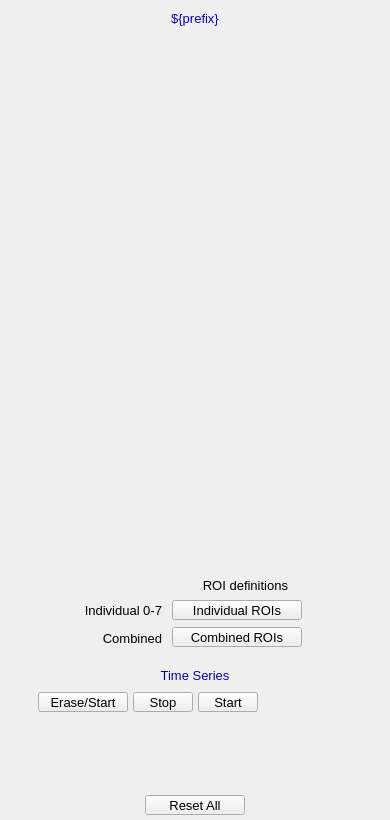
<?xml version="1.0" ?>
<ui version="4.0">
  <class>Dialog</class>
  <widget class="QWidget" name="screen">
    <property name="geometry">
      <rect>
        <x>989</x>
        <y>92</y>
        <width>390</width>
        <height>820</height>
      </rect>
    </property>
    <property name="styleSheet">
      <string notr="true">QWidget#screen {
  color: rgb(0, 0, 0);
  background-color: rgb(187, 187, 187);
  }</string>
    </property>
    <property name="windowTitle">
      <string>NDROIStat</string>
    </property>
    <widget class="PyDMDrawingRectangle" name="rectangle">
      <property name="geometry">
        <rect>
          <x>0</x>
          <y>5</y>
          <width>390</width>
          <height>25</height>
        </rect>
      </property>
      <property name="brush" stdset="0">
        <brush brushstyle="SolidPattern">
          <color alpha="255">
            <red>218</red>
            <green>218</green>
            <blue>218</blue>
          </color>
        </brush>
      </property>
      <property name="penStyle" stdset="0">
        <enum>Qt::SolidLine</enum>
      </property>
      <property name="penColor" stdset="0">
        <color>
          <red>218</red>
          <green>218</green>
          <blue>218</blue>
        </color>
      </property>
      <property name="penWidth" stdset="0">
        <double>0</double>
      </property>
      <property name="penCapStyle" stdset="0">
        <enum>Qt::FlatCap</enum>
      </property>
      <property name="toolTip">
        <string>rectangle</string>
      </property>
    </widget>
    <widget class="QLabel" name="text">
      <property name="geometry">
        <rect>
          <x>87</x>
          <y>6</y>
          <width>216</width>
          <height>25</height>
        </rect>
      </property>
      <property name="text">
        <string>${prefix}</string>
      </property>
      <property name="font" stdset="0">
        <font>
          <pointsize>10</pointsize>
        </font>
      </property>
      <property name="brush" stdset="0">
        <brush brushstyle="SolidPattern">
          <color alpha="255">
            <red>10</red>
            <green>0</green>
            <blue>184</blue>
          </color>
        </brush>
      </property>
      <property name="toolTip">
        <string>text</string>
      </property>
      <property name="alignment">
        <set>Qt::AlignCenter</set>
      </property>
      <property name="styleSheet">
        <string notr="true">QLabel#text {
  color: rgb(10, 0, 184);
  }</string>
      </property>
    </widget>
    <widget class="PyDMEmbeddedDisplay" name="composite">
      <property name="geometry">
        <rect>
          <x>5</x>
          <y>35</y>
          <width>380</width>
          <height>530</height>
        </rect>
      </property>
      <property name="toolTip">
        <string>composite</string>
      </property>
      <property name="filename" stdset="0">
        <string>PluginBase_V24.ui</string>
      </property>
    </widget>
    <widget class="PyDMPushButton" name="message_button">
      <property name="geometry">
        <rect>
          <x>145</x>
          <y>795</y>
          <width>100</width>
          <height>20</height>
        </rect>
      </property>
      <property name="text">
        <string>Reset All</string>
      </property>
      <property name="font" stdset="0">
        <font>
          <pointsize>10</pointsize>
        </font>
      </property>
      <property name="toolTip">
        <string>${prefix}ResetAll</string>
      </property>
      <property name="channel" stdset="0">
        <string>ca://${prefix}ResetAll</string>
      </property>
      <property name="pressValue" stdset="0">
        <string>1</string>
      </property>
      <property name="styleSheet">
        <string notr="true">PyDMPushButton#message_button {
  color: rgb(0, 0, 0);
  background-color: rgb(115, 223, 255);
  }</string>
      </property>
    </widget>
    <widget class="PyDMDrawingRectangle" name="rectangle_1">
      <property name="geometry">
        <rect>
          <x>5</x>
          <y>570</y>
          <width>380</width>
          <height>85</height>
        </rect>
      </property>
      <property name="brush" stdset="0">
        <brush brushstyle="NoBrush">
          <color alpha="255">
            <red>0</red>
            <green>0</green>
            <blue>0</blue>
          </color>
        </brush>
      </property>
      <property name="penStyle" stdset="0">
        <enum>Qt::SolidLine</enum>
      </property>
      <property name="penColor" stdset="0">
        <color>
          <red>0</red>
          <green>0</green>
          <blue>0</blue>
        </color>
      </property>
      <property name="penWidth" stdset="0">
        <double>1</double>
      </property>
      <property name="penCapStyle" stdset="0">
        <enum>Qt::FlatCap</enum>
      </property>
      <property name="toolTip">
        <string>rectangle_1</string>
      </property>
    </widget>
    <widget class="PyDMRelatedDisplayButton" name="related_display">
      <property name="geometry">
        <rect>
          <x>172</x>
          <y>600</y>
          <width>130</width>
          <height>20</height>
        </rect>
      </property>
      <property name="toolTip">
        <string>Individual ROIs</string>
      </property>
      <property name="text">
        <string>Individual ROIs</string>
      </property>
      <property name="showIcon" stdset="0">
        <bool>true</bool>
      </property>
      <property name="font" stdset="0">
        <font>
          <pointsize>10</pointsize>
        </font>
      </property>
      <property name="styleSheet">
        <string notr="true">PyDMRelatedDisplayButton#related_display {
  color: rgb(0, 0, 0);
  background-color: rgb(115, 223, 255);
  }</string>
      </property>
      <property name="titles" stdset="0">
        <stringlist>
          <string>ROI 0</string>
          <string>ROI 1</string>
          <string>ROI 2</string>
          <string>ROI 3</string>
          <string>ROI 4</string>
          <string>ROI 5</string>
          <string>ROI 6</string>
          <string>ROI 7</string>
        </stringlist>
      </property>
      <property name="filenames" stdset="0">
        <stringlist>
          <string>ROIStatN_V24.ui</string>
          <string>ROIStatN_V24.ui</string>
          <string>ROIStatN_V24.ui</string>
          <string>ROIStatN_V24.ui</string>
          <string>ROIStatN_V24.ui</string>
          <string>ROIStatN_V24.ui</string>
          <string>ROIStatN_V24.ui</string>
          <string>ROIStatN_V24.ui</string>
        </stringlist>
      </property>
      <property name="macros" stdset="0">
        <stringlist>
          <string>P=${P}, R=${R},ROI=1:</string>
          <string>P=${P}, R=${R},ROI=2:</string>
          <string>P=${P}, R=${R},ROI=3:</string>
          <string>P=${P}, R=${R},ROI=4:</string>
          <string>P=${P}, R=${R},ROI=5:</string>
          <string>P=${P}, R=${R},ROI=6:</string>
          <string>P=${P}, R=${R},ROI=7:</string>
          <string>P=${P}, R=${R},ROI=8:</string>
        </stringlist>
      </property>
      <property name="openInNewWindow" stdset="0">
        <bool>true</bool>
      </property>
    </widget>
    <widget class="QLabel" name="text_1">
      <property name="geometry">
        <rect>
          <x>22</x>
          <y>600</y>
          <width>140</width>
          <height>20</height>
        </rect>
      </property>
      <property name="text">
        <string>Individual 0-7</string>
      </property>
      <property name="font" stdset="0">
        <font>
          <pointsize>10</pointsize>
        </font>
      </property>
      <property name="brush" stdset="0">
        <brush brushstyle="SolidPattern">
          <color alpha="255">
            <red>0</red>
            <green>0</green>
            <blue>0</blue>
          </color>
        </brush>
      </property>
      <property name="toolTip">
        <string>text_1</string>
      </property>
      <property name="alignment">
        <set>Qt::AlignRight|Qt::AlignTrailing|Qt::AlignVCenter</set>
      </property>
      <property name="styleSheet">
        <string notr="true">QLabel#text_1 {
  color: rgb(0, 0, 0);
  }</string>
      </property>
    </widget>
    <widget class="PyDMRelatedDisplayButton" name="related_display_1">
      <property name="geometry">
        <rect>
          <x>172</x>
          <y>627</y>
          <width>130</width>
          <height>20</height>
        </rect>
      </property>
      <property name="toolTip">
        <string>Combined ROIs</string>
      </property>
      <property name="text">
        <string>Combined ROIs</string>
      </property>
      <property name="showIcon" stdset="0">
        <bool>true</bool>
      </property>
      <property name="font" stdset="0">
        <font>
          <pointsize>10</pointsize>
        </font>
      </property>
      <property name="styleSheet">
        <string notr="true">PyDMRelatedDisplayButton#related_display_1 {
  color: rgb(0, 0, 0);
  background-color: rgb(115, 223, 255);
  }</string>
      </property>
      <property name="titles" stdset="0">
        <stringlist>
          <string>ROIS 1-8</string>
          <string>ROIS 9-16</string>
          <string>ROIS 17-24</string>
          <string>ROIS 25-32</string>
        </stringlist>
      </property>
      <property name="filenames" stdset="0">
        <stringlist>
          <string>ROIStat8_V24.ui</string>
          <string>ROIStat8_V24.ui</string>
          <string>ROIStat8_V24.ui</string>
          <string>ROIStat8_V24.ui</string>
        </stringlist>
      </property>
      <property name="macros" stdset="0">
        <stringlist>
          <string>P=${P},R=${R},ROI1=1:,ROI2=2:,ROI3=3:,ROI4=4:,ROI5=5:,ROI6=6:,ROI7=7:,ROI8=8:</string>
          <string>P=${P},R=${R},ROI1=9:,ROI2=10:,ROI3=11:,ROI4=12:,ROI5=13:,ROI6=14:,ROI7=15:,ROI8=16:,</string>
          <string>P=${P},R=${R},ROI1=17:,ROI2=18:,ROI3=19:,ROI4=20:,ROI5=21:,ROI6=22:,ROI7=23:,ROI8=24:,</string>
          <string>P=${P},R=${R},ROI1=25:,ROI2=26:,ROI3=27:,ROI4=28:,ROI5=29:,ROI6=30:,ROI7=31:,ROI8=32:,</string>
        </stringlist>
      </property>
      <property name="openInNewWindow" stdset="0">
        <bool>true</bool>
      </property>
    </widget>
    <widget class="QLabel" name="text_2">
      <property name="geometry">
        <rect>
          <x>138</x>
          <y>575</y>
          <width>150</width>
          <height>20</height>
        </rect>
      </property>
      <property name="text">
        <string>ROI definitions</string>
      </property>
      <property name="font" stdset="0">
        <font>
          <pointsize>10</pointsize>
        </font>
      </property>
      <property name="brush" stdset="0">
        <brush brushstyle="SolidPattern">
          <color alpha="255">
            <red>0</red>
            <green>0</green>
            <blue>0</blue>
          </color>
        </brush>
      </property>
      <property name="toolTip">
        <string>text_2</string>
      </property>
      <property name="alignment">
        <set>Qt::AlignRight|Qt::AlignTrailing|Qt::AlignVCenter</set>
      </property>
      <property name="styleSheet">
        <string notr="true">QLabel#text_2 {
  color: rgb(0, 0, 0);
  }</string>
      </property>
    </widget>
    <widget class="QLabel" name="text_3">
      <property name="geometry">
        <rect>
          <x>82</x>
          <y>628</y>
          <width>80</width>
          <height>20</height>
        </rect>
      </property>
      <property name="text">
        <string>Combined</string>
      </property>
      <property name="font" stdset="0">
        <font>
          <pointsize>10</pointsize>
        </font>
      </property>
      <property name="brush" stdset="0">
        <brush brushstyle="SolidPattern">
          <color alpha="255">
            <red>0</red>
            <green>0</green>
            <blue>0</blue>
          </color>
        </brush>
      </property>
      <property name="toolTip">
        <string>text_3</string>
      </property>
      <property name="alignment">
        <set>Qt::AlignRight|Qt::AlignTrailing|Qt::AlignVCenter</set>
      </property>
      <property name="styleSheet">
        <string notr="true">QLabel#text_3 {
  color: rgb(0, 0, 0);
  }</string>
      </property>
    </widget>
    <widget class="PyDMFrame" name="composite_1">
      <property name="geometry">
        <rect>
          <x>5</x>
          <y>660</y>
          <width>380</width>
          <height>130</height>
        </rect>
      </property>
      <widget class="PyDMDrawingRectangle" name="rectangle_2">
        <property name="geometry">
          <rect>
            <x>130</x>
            <y>5</y>
            <width>120</width>
            <height>21</height>
          </rect>
        </property>
        <property name="brush" stdset="0">
          <brush brushstyle="SolidPattern">
            <color alpha="255">
              <red>218</red>
              <green>218</green>
              <blue>218</blue>
            </color>
          </brush>
        </property>
        <property name="penStyle" stdset="0">
          <enum>Qt::SolidLine</enum>
        </property>
        <property name="penColor" stdset="0">
          <color>
            <red>218</red>
            <green>218</green>
            <blue>218</blue>
          </color>
        </property>
        <property name="penWidth" stdset="0">
          <double>0</double>
        </property>
        <property name="penCapStyle" stdset="0">
          <enum>Qt::FlatCap</enum>
        </property>
        <property name="toolTip">
          <string>rectangle_2</string>
        </property>
      </widget>
      <widget class="PyDMDrawingRectangle" name="rectangle_3">
        <property name="geometry">
          <rect>
            <x>0</x>
            <y>0</y>
            <width>380</width>
            <height>130</height>
          </rect>
        </property>
        <property name="brush" stdset="0">
          <brush brushstyle="NoBrush">
            <color alpha="255">
              <red>0</red>
              <green>0</green>
              <blue>0</blue>
            </color>
          </brush>
        </property>
        <property name="penStyle" stdset="0">
          <enum>Qt::SolidLine</enum>
        </property>
        <property name="penColor" stdset="0">
          <color>
            <red>0</red>
            <green>0</green>
            <blue>0</blue>
          </color>
        </property>
        <property name="penWidth" stdset="0">
          <double>1</double>
        </property>
        <property name="penCapStyle" stdset="0">
          <enum>Qt::FlatCap</enum>
        </property>
        <property name="toolTip">
          <string>rectangle_3</string>
        </property>
      </widget>
      <widget class="QLabel" name="text_4">
        <property name="geometry">
          <rect>
            <x>135</x>
            <y>5</y>
            <width>110</width>
            <height>20</height>
          </rect>
        </property>
        <property name="text">
          <string>Time Series</string>
        </property>
        <property name="font" stdset="0">
          <font>
            <pointsize>10</pointsize>
          </font>
        </property>
        <property name="brush" stdset="0">
          <brush brushstyle="SolidPattern">
            <color alpha="255">
              <red>10</red>
              <green>0</green>
              <blue>184</blue>
            </color>
          </brush>
        </property>
        <property name="toolTip">
          <string>text_4</string>
        </property>
        <property name="alignment">
          <set>Qt::AlignCenter</set>
        </property>
        <property name="styleSheet">
          <string notr="true">QLabel#text_4 {
  color: rgb(10, 0, 184);
  }</string>
        </property>
      </widget>
      <widget class="PyDMFrame" name="composite_2">
        <property name="geometry">
          <rect>
            <x>71</x>
            <y>82</y>
            <width>225</width>
            <height>20</height>
          </rect>
        </property>
        <widget class="QLabel" name="text_5">
          <property name="geometry">
            <rect>
              <x>5</x>
              <y>660</y>
              <width>130</width>
              <height>20</height>
            </rect>
          </property>
          <property name="text">
            <string>Current point</string>
          </property>
          <property name="font" stdset="0">
            <font>
              <pointsize>10</pointsize>
            </font>
          </property>
          <property name="brush" stdset="0">
            <brush brushstyle="SolidPattern">
              <color alpha="255">
                <red>0</red>
                <green>0</green>
                <blue>0</blue>
              </color>
            </brush>
          </property>
          <property name="toolTip">
            <string>text_5</string>
          </property>
          <property name="alignment">
            <set>Qt::AlignRight|Qt::AlignTrailing|Qt::AlignVCenter</set>
          </property>
          <property name="styleSheet">
            <string notr="true">QLabel#text_5 {
  color: rgb(0, 0, 0);
  }</string>
          </property>
        </widget>
        <widget class="PyDMLabel" name="text_update">
          <property name="geometry">
            <rect>
              <x>140</x>
              <y>661</y>
              <width>90</width>
              <height>18</height>
            </rect>
          </property>
          <property name="toolTip">
            <string>PV: ${prefix}TSCurrentPoint</string>
          </property>
          <property name="channel" stdset="0">
            <string>ca://${prefix}TSCurrentPoint</string>
          </property>
          <property name="font" stdset="0">
            <font>
              <pointsize>10</pointsize>
            </font>
          </property>
          <property name="alignment">
            <set>Qt::AlignLeading|Qt::AlignLeft|Qt::AlignVCenter</set>
          </property>
          <property name="textInteractionFlags">
            <set>Qt::TextSelectableByKeyboard|Qt::TextSelectableByMouse</set>
          </property>
          <property name="styleSheet">
            <string notr="true">PyDMLabel#text_update {
  color: rgb(10, 0, 184);
  background-color: rgb(187, 187, 187);
  }</string>
          </property>
        </widget>
      </widget>
      <widget class="PyDMFrame" name="composite_3">
        <property name="geometry">
          <rect>
            <x>111</x>
            <y>107</y>
            <width>240</width>
            <height>20</height>
          </rect>
        </property>
        <widget class="PyDMEnumComboBox" name="menu">
          <property name="geometry">
            <rect>
              <x>100</x>
              <y>661</y>
              <width>80</width>
              <height>18</height>
            </rect>
          </property>
          <property name="toolTip">
            <string>${prefix}TSRead.SCAN</string>
          </property>
          <property name="channel" stdset="0">
            <string>ca://${prefix}TSRead.SCAN</string>
          </property>
          <property name="font" stdset="0">
            <font>
              <pointsize>10</pointsize>
            </font>
          </property>
          <property name="styleSheet">
            <string notr="true">PyDMEnumComboBox#menu {
  color: rgb(0, 0, 0);
  background-color: rgb(115, 223, 255);
  }</string>
          </property>
        </widget>
        <widget class="PyDMPushButton" name="message_button_1">
          <property name="geometry">
            <rect>
              <x>185</x>
              <y>660</y>
              <width>60</width>
              <height>20</height>
            </rect>
          </property>
          <property name="text">
            <string>Read</string>
          </property>
          <property name="font" stdset="0">
            <font>
              <pointsize>10</pointsize>
            </font>
          </property>
          <property name="toolTip">
            <string>${prefix}TSControl</string>
          </property>
          <property name="channel" stdset="0">
            <string>ca://${prefix}TSControl</string>
          </property>
          <property name="pressValue" stdset="0">
            <string>3</string>
          </property>
          <property name="styleSheet">
            <string notr="true">PyDMPushButton#message_button_1 {
  color: rgb(0, 0, 0);
  background-color: rgb(115, 223, 255);
  }</string>
          </property>
        </widget>
        <widget class="QLabel" name="text_6">
          <property name="geometry">
            <rect>
              <x>5</x>
              <y>660</y>
              <width>90</width>
              <height>20</height>
            </rect>
          </property>
          <property name="text">
            <string>Read rate</string>
          </property>
          <property name="font" stdset="0">
            <font>
              <pointsize>10</pointsize>
            </font>
          </property>
          <property name="brush" stdset="0">
            <brush brushstyle="SolidPattern">
              <color alpha="255">
                <red>0</red>
                <green>0</green>
                <blue>0</blue>
              </color>
            </brush>
          </property>
          <property name="toolTip">
            <string>text_6</string>
          </property>
          <property name="alignment">
            <set>Qt::AlignLeading|Qt::AlignLeft|Qt::AlignVCenter</set>
          </property>
          <property name="styleSheet">
            <string notr="true">QLabel#text_6 {
  color: rgb(0, 0, 0);
  }</string>
          </property>
        </widget>
      </widget>
      <widget class="PyDMPushButton" name="message_button_2">
        <property name="geometry">
          <rect>
            <x>33</x>
            <y>32</y>
            <width>90</width>
            <height>20</height>
          </rect>
        </property>
        <property name="text">
          <string>Erase/Start</string>
        </property>
        <property name="font" stdset="0">
          <font>
            <pointsize>10</pointsize>
          </font>
        </property>
        <property name="toolTip">
          <string>${prefix}TSControl</string>
        </property>
        <property name="channel" stdset="0">
          <string>ca://${prefix}TSControl</string>
        </property>
        <property name="pressValue" stdset="0">
          <string>0</string>
        </property>
        <property name="styleSheet">
          <string notr="true">PyDMPushButton#message_button_2 {
  color: rgb(0, 0, 0);
  background-color: rgb(115, 223, 255);
  }</string>
        </property>
      </widget>
      <widget class="PyDMPushButton" name="message_button_3">
        <property name="geometry">
          <rect>
            <x>128</x>
            <y>32</y>
            <width>60</width>
            <height>20</height>
          </rect>
        </property>
        <property name="text">
          <string>Stop</string>
        </property>
        <property name="font" stdset="0">
          <font>
            <pointsize>10</pointsize>
          </font>
        </property>
        <property name="toolTip">
          <string>${prefix}TSControl</string>
        </property>
        <property name="channel" stdset="0">
          <string>ca://${prefix}TSControl</string>
        </property>
        <property name="pressValue" stdset="0">
          <string>2</string>
        </property>
        <property name="styleSheet">
          <string notr="true">PyDMPushButton#message_button_3 {
  color: rgb(0, 0, 0);
  background-color: rgb(115, 223, 255);
  }</string>
        </property>
      </widget>
      <widget class="PyDMPushButton" name="message_button_4">
        <property name="geometry">
          <rect>
            <x>193</x>
            <y>32</y>
            <width>60</width>
            <height>20</height>
          </rect>
        </property>
        <property name="text">
          <string>Start</string>
        </property>
        <property name="font" stdset="0">
          <font>
            <pointsize>10</pointsize>
          </font>
        </property>
        <property name="toolTip">
          <string>${prefix}TSControl</string>
        </property>
        <property name="channel" stdset="0">
          <string>ca://${prefix}TSControl</string>
        </property>
        <property name="pressValue" stdset="0">
          <string>1</string>
        </property>
        <property name="styleSheet">
          <string notr="true">PyDMPushButton#message_button_4 {
  color: rgb(0, 0, 0);
  background-color: rgb(115, 223, 255);
  }</string>
        </property>
      </widget>
      <widget class="PyDMLabel" name="text_update_1">
        <property name="geometry">
          <rect>
            <x>258</x>
            <y>33</y>
            <width>90</width>
            <height>18</height>
          </rect>
        </property>
        <property name="toolTip">
          <string>PV: ${prefix}TSAcquiring</string>
        </property>
        <property name="channel" stdset="0">
          <string>ca://${prefix}TSAcquiring</string>
        </property>
        <property name="font" stdset="0">
          <font>
            <pointsize>10</pointsize>
          </font>
        </property>
        <property name="alignment">
          <set>Qt::AlignLeading|Qt::AlignLeft|Qt::AlignVCenter</set>
        </property>
        <property name="textInteractionFlags">
          <set>Qt::TextSelectableByKeyboard|Qt::TextSelectableByMouse</set>
        </property>
        <property name="styleSheet">
          <string notr="true">PyDMLabel#text_update_1 {
  color: rgb(10, 0, 184);
  background-color: rgb(70, 70, 70);
  }</string>
        </property>
      </widget>
      <widget class="PyDMFrame" name="composite_4">
        <property name="geometry">
          <rect>
            <x>41</x>
            <y>57</y>
            <width>225</width>
            <height>20</height>
          </rect>
        </property>
        <widget class="PyDMLineEdit" name="text_entry">
          <property name="geometry">
            <rect>
              <x>170</x>
              <y>661</y>
              <width>60</width>
              <height>19</height>
            </rect>
          </property>
          <property name="channel" stdset="0">
            <string>ca://${prefix}TSNumPoints</string>
          </property>
          <property name="toolTip">
            <string>${prefix}TSNumPoints</string>
          </property>
          <property name="font" stdset="0">
            <font>
              <pointsize>10</pointsize>
            </font>
          </property>
          <property name="styleSheet">
            <string notr="true">PyDMLineEdit#text_entry {
  color: rgb(0, 0, 0);
  background-color: rgb(115, 223, 255);
  border: 1px solid black;
  margin: 0px;
  padding: 0px;
  spacing: 0px;
  }</string>
          </property>
        </widget>
        <widget class="QLabel" name="text_7">
          <property name="geometry">
            <rect>
              <x>5</x>
              <y>660</y>
              <width>160</width>
              <height>20</height>
            </rect>
          </property>
          <property name="text">
            <string>Number of points</string>
          </property>
          <property name="font" stdset="0">
            <font>
              <pointsize>10</pointsize>
            </font>
          </property>
          <property name="brush" stdset="0">
            <brush brushstyle="SolidPattern">
              <color alpha="255">
                <red>0</red>
                <green>0</green>
                <blue>0</blue>
              </color>
            </brush>
          </property>
          <property name="toolTip">
            <string>text_7</string>
          </property>
          <property name="alignment">
            <set>Qt::AlignRight|Qt::AlignTrailing|Qt::AlignVCenter</set>
          </property>
          <property name="styleSheet">
            <string notr="true">QLabel#text_7 {
  color: rgb(0, 0, 0);
  }</string>
          </property>
        </widget>
      </widget>
    </widget>
  </widget>
  <customwidgets>
    <customwidget>
      <class>PyDMDrawingRectangle</class>
      <extends>QWidget</extends>
      <header>pydm.widgets.drawing</header>
    </customwidget>
    <customwidget>
      <class>PyDMLabel</class>
      <extends>QLabel</extends>
      <header>pydm.widgets.label</header>
    </customwidget>
    <customwidget>
      <class>PyDMEmbeddedDisplay</class>
      <extends>QFrame</extends>
      <header>pydm.widgets.embedded_display</header>
    </customwidget>
    <customwidget>
      <class>PyDMPushButton</class>
      <extends>QPushButton</extends>
      <header>pydm.widgets.pushbutton</header>
    </customwidget>
    <customwidget>
      <class>PyDMRelatedDisplayButton</class>
      <extends>QPushButton</extends>
      <header>pydm.widgets.related_display_button</header>
    </customwidget>
    <customwidget>
      <class>PyDMFrame</class>
      <extends>QFrame</extends>
      <header>pydm.widgets.frame</header>
    </customwidget>
    <customwidget>
      <class>PyDMEnumComboBox</class>
      <extends>QComboBox</extends>
      <header>pydm.widgets.enum_combo_box</header>
    </customwidget>
    <customwidget>
      <class>PyDMLineEdit</class>
      <extends>QLineEdit</extends>
      <header>pydm.widgets.line_edit</header>
    </customwidget>
  </customwidgets>
</ui>
